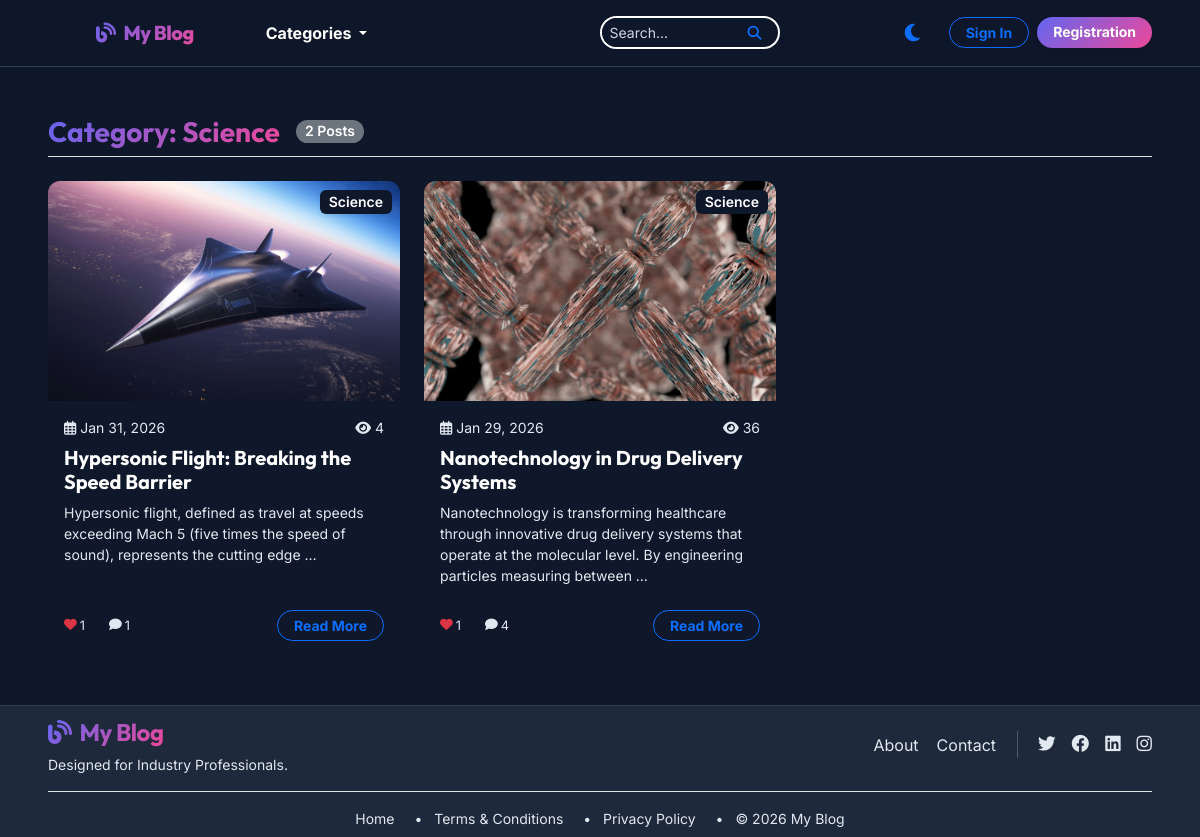
The app's page /category/science/, older data.
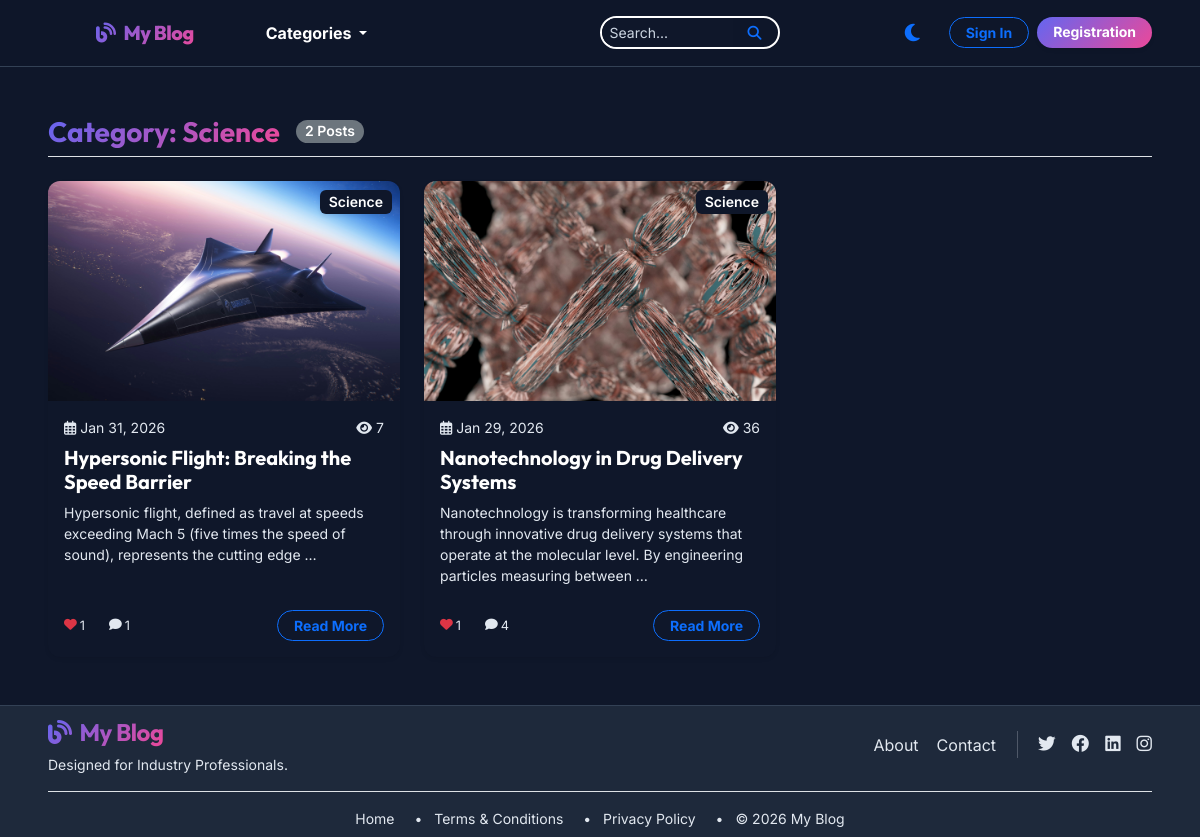
The same page, newer data.
### blog/models.py (models this page shows, shortened)
class Post(models.Model):
    STATUS_CHOICES = (
        ('draft', 'Draft'),
        ('published', 'Published'),
    )
    title = models.CharField(max_length=200)
    slug = models.SlugField(unique=True, blank=True)
    content = models.TextField()
    featured_image = models.ImageField(upload_to='posts/')
    category = models.ForeignKey(Category, on_delete=models.CASCADE, related_name='posts')
    tags = models.ManyToManyField(Tag, blank=True)
    author = models.ForeignKey(User, on_delete=models.CASCADE)
    status = models.CharField(max_length=10, choices=STATUS_CHOICES, default='draft')
    created_at = models.DateTimeField(auto_now_add=True)
    updated_at = models.DateTimeField(auto_now=True)
    views_count = models.PositiveIntegerField(default=0)
    last_edited_by = models.ForeignKey(User, on_delete=models.SET_NULL, null=True, blank=True, related_name='edited_posts')
    last_edited_at = models.DateTimeField(null=True, blank=True)
    def get_absolute_url(self):
        return reverse('post_detail', kwargs={'slug': self.slug})
    @property
    def total_likes(self):
        return self.interactions.filter(interaction_type='like').count()
    @property
    def total_comments(self):
        return self.comments.count()

class Category(models.Model):
    name = models.CharField(max_length=100)
    slug = models.SlugField(unique=True, blank=True)
    parent = models.ForeignKey('self', on_delete=models.SET_NULL, null=True, blank=True, related_name='children')
    class Meta:
        verbose_name_plural = "Categories"

### blog/views.py (the view)
# urls.py: path('category/<slug:slug>/', views.category_posts, name='category_posts'),
def category_posts(request, slug):
    category = get_object_or_404(Category, slug=slug)
    posts = Post.objects.filter(category=category, status='published').order_by('-created_at')
    return render(request, 'blog/category_posts.html', {'category': category, 'posts': posts})

### blog/context_processors.py (called while the page is built)
def global_categories(request):
    return {
        'navbar_categories': Category.objects.filter(parent__isnull=True).prefetch_related('children')
    }

### templates/blog/category_posts.html
{% extends 'base.html' %}
{% block content %}
<div class="container-fluid px-4 px-lg-5 my-5 animate-load">
    <div class="d-flex align-items-center mb-4 border-bottom pb-2">
        <h3 class="fw-bold mb-0 text-gradient">Category: {{ category.name }}</h3>
        <span class="badge bg-secondary ms-3 rounded-pill">{{ posts.count }} Posts</span>
    </div>
    <div class="row row-cols-1 row-cols-md-2 row-cols-lg-3 g-4">
        {% for post in posts %}
        <div class="col">
            <div class="card h-100 border-0 shadow-sm animate-hover">
                <div class="position-relative overflow-hidden">
                    {% if post.featured_image %}
                    <img src="{{ post.featured_image.url }}" class="card-img-top transition-zoom" alt="{{ post.title }}"
                        style="height: 220px; object-fit: cover;">
                    {% else %}
                    <div class="card-img-top bg-secondary" style="height: 220px;"></div>
                    {% endif %}
                    <div class="position-absolute top-0 end-0 m-2">
                        <span class="badge bg-white text-dark shadow-sm">{{ post.category.name }}</span>
                    </div>
                </div>
                <div class="card-body">
                    <div class="d-flex justify-content-between mb-2 small text-muted">
                        <span><i class="far fa-calendar-alt me-1"></i>{{ post.created_at|date:"M d, Y" }}</span>
                        <span><i class="fas fa-eye me-1"></i>{{ post.views_count }}</span>
                    </div>
                    <h5 class="card-title fw-bold"><a href="{{ post.get_absolute_url }}"
                            class="text-decoration-none text-reset">{{ post.title|truncatewords:10 }}</a></h5>
                    <p class="card-text text-muted small">{{ post.content|striptags|truncatewords:20 }}</p>
                </div>
                <div
                    class="card-footer bg-transparent border-top-0 d-flex justify-content-between align-items-center pb-3">
                    <div class="d-flex gap-3 small text-muted">
                        <span class="icon-stat"><i class="fas fa-heart text-danger"></i>{{ post.total_likes }}</span>
                        <span class="icon-stat"><i class="fas fa-comment"></i>{{ post.total_comments }}</span>
                    </div>
                    <a href="{{ post.get_absolute_url }}"
                        class="btn btn-sm btn-outline-primary rounded-pill px-3 fw-bold">Read More</a>
                </div>
            </div>
        </div>
        {% empty %}
        <div class="col-12 text-center py-5">
            <i class="fas fa-folder-open fa-3x text-muted mb-3"></i>
            <h4 class="text-muted">No posts available in this category yet.</h4>
        </div>
        {% endfor %}
    </div>
</div>
{% endblock %}

Row changes from the older to the newer data that the page shows:
changed Post "Hypersonic Flight: Breaking the Speed Barrier": views_count "4" → "7"
